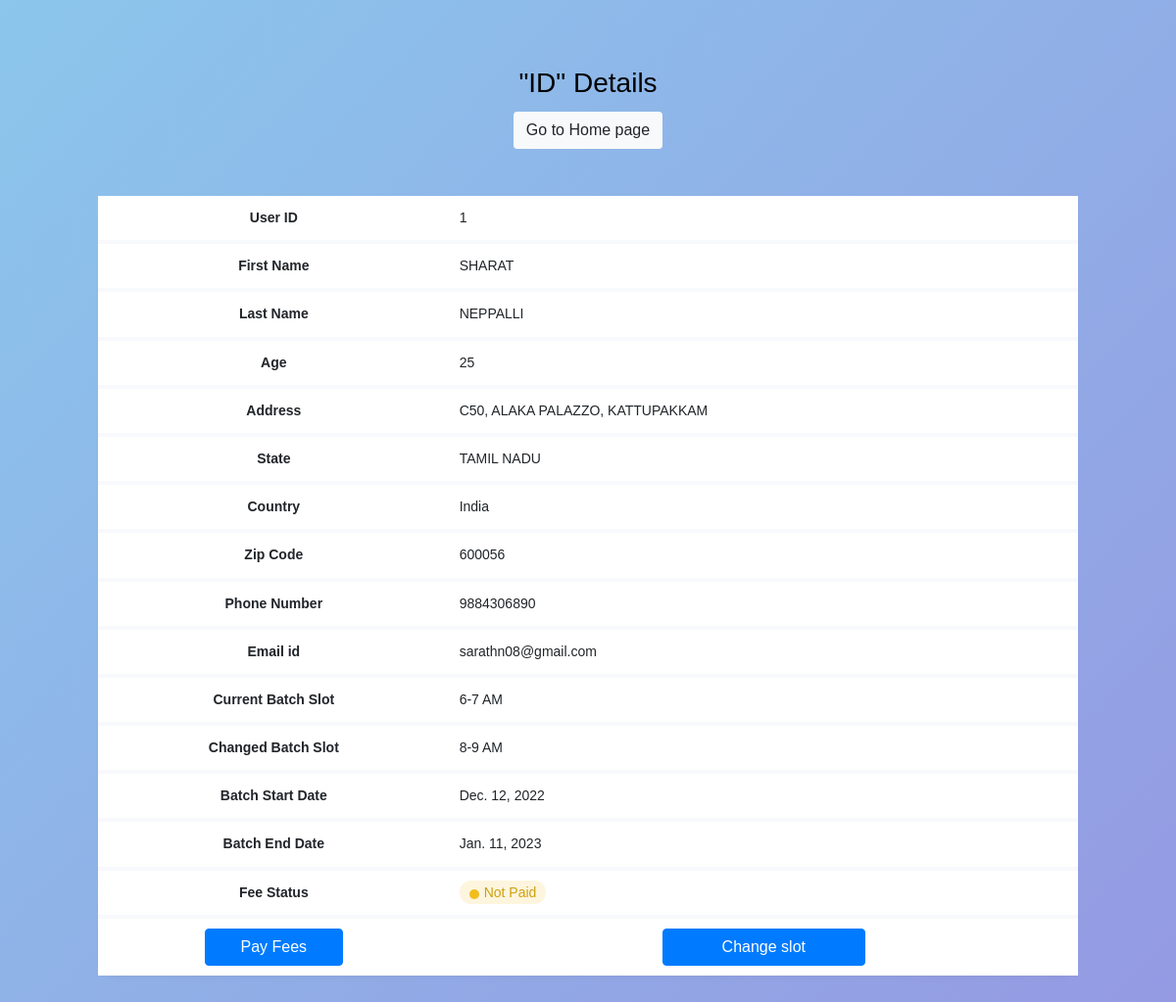
Page /search/display/ (signed in) on the earlier database version.
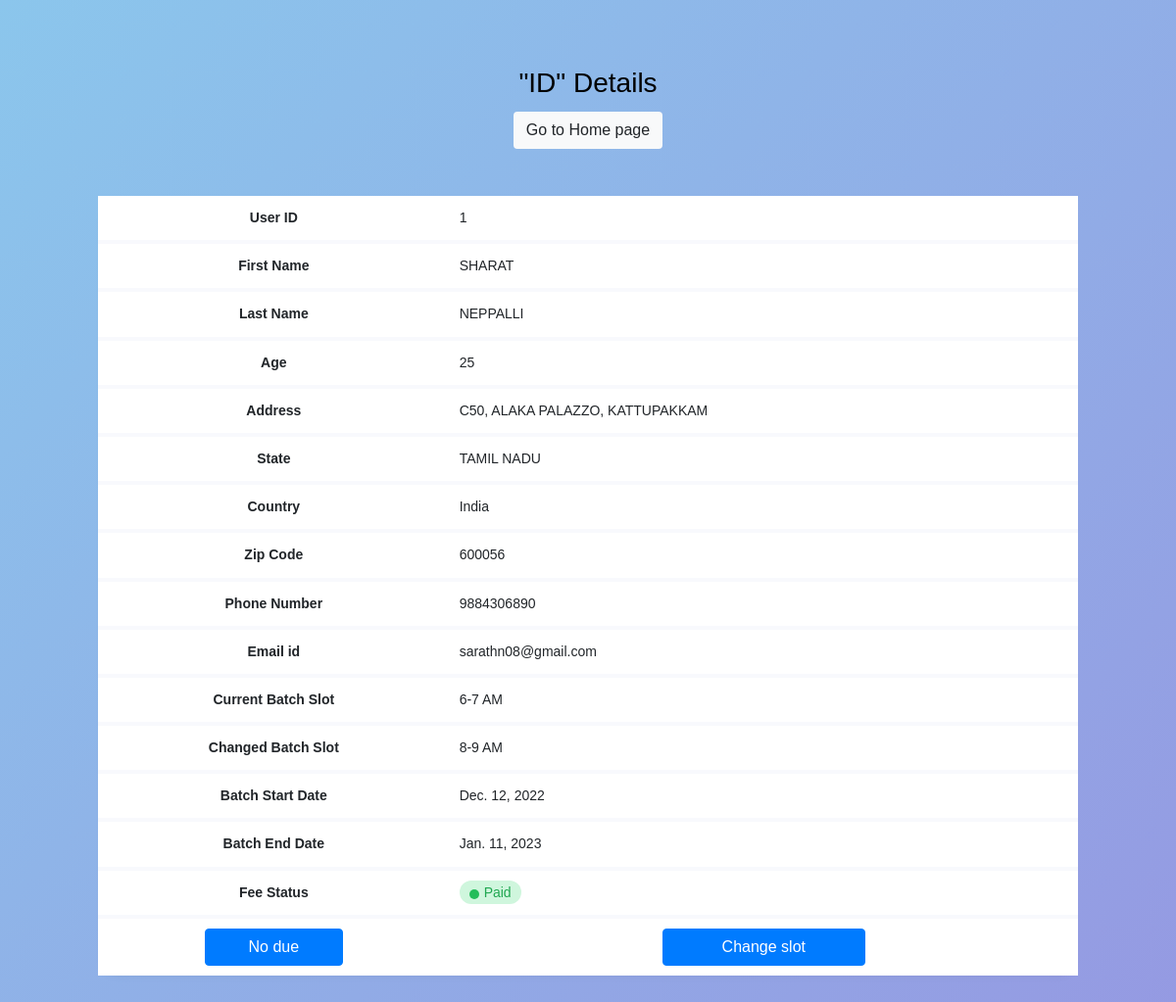
Same page on the later database version.
### members_bio/views.py (the view)
# urls.py: path('search/display/', views.display, name='display'),
def display(request, id=None):
    if request.method == 'POST':
        user_id = request.POST['user_id']
    else:
        user_id = request.session.get('_id')
    reload(user_id)
    member = Membersinfo.objects.values().get(id=int(user_id))
    return render(request, 'yoga_app/detail.html', context={'details': member})

### members_bio/views.py (called while the page is built, shortened)
def reload(user_id):
    member = Membersinfo.objects.get(id=int(user_id))
    if member.fee_status == 'Unpaid' and (datetime.now().date()).isoformat() > member.batch_end_date:
        member.delete()
        return
    return

### templates/yoga_app/detail.html (shortened to what this page needs)
{% load static %}
<!doctype html>
<html lang="en">
<head>
	<link rel="stylesheet" href="https://stackpath.bootstrapcdn.com/font-awesome/4.7.0/css/font-awesome.min.css">
	<link rel="stylesheet" href="https://cdn.jsdelivr.net/npm/bootstrap@4.3.1/dist/css/bootstrap.min.css"
>
	<link rel="stylesheet" href="{% static 'css/table_style.css' %}">
</head>
<body class="page-content">
	<section class="ftco-section">
		<div class="container">
			<div class="row justify-content-center">
				<div class="col-md-6 text-center mb-5">
					<h2 class="heading-section">"ID" Details</h2>
					<p class="mb-0"><a href="{% url 'home' %}" class="btn pill bg-light btn-outline-white">Go to Home
							page</a>
					</p>
				</div>
			</div>
			<div class="row align-items-center">
				<div class="col-md-12">
					{% if details %}
					<table class="table justify-content-center">
						<tbody>
							<tr>
								<th>User ID</th>
								<td>{{details.id}}</td>
							</tr>
							<tr>
								<th>First Name</th>
								<td>{{details.firstname}}</td>
							</tr>
							<tr>
								<th>Last Name</th>
								<td>{{details.lastname}}</td>
							</tr>
							<tr>
								<th>Age</th>
								<td>{{details.age}}</td>
							</tr>
							<tr>
								<th>Address</th>
								<td>{{details.street}}</td>
							</tr>
							<tr>
								<th>State</th>
								<td>{{details.state}}</td>
							</tr>
							<tr>
								<th>Country</th>
								<td>{{details.country}}</td>
							</tr>
							<tr>
								<th>Zip Code</th>
								<td>{{details.zip}}</td>
							</tr>
							<tr>
								<th>Phone Number</th>
								<td>{{details.phone}}</td>
							</tr>
							<tr>
								<th>Email id</th>
								<td>{{details.email}}</td>
							</tr>
							<tr>
								<th>Current Batch Slot</th>
								<td>{{details.current_batch_slot}}</td>
							</tr>
							{% if details.batch_change %}
							<tr>
								<th>Changed Batch Slot</th>
								<td>{{details.batch_change}}</td>
							</tr>
							{%endif%}
							<tr>
								<th>Batch Start Date</th>
								<td>{{details.batch_start_date}}</td>
							</tr>
							<tr>
								<th>Batch End Date</th>
								<td>{{details.batch_end_date}}</td>
							<tr>
								<th>Fee Status</th>
								{% if details.fee_status == 'paid' %}
								<td class="status"><span class="active">Paid</span></td>
								{%else%}
								<td class="status"><span class="waiting">Not Paid</span></td>
								{%endif%}
							</tr>
							<tr>
								{% if details.fee_status == 'unpaid' %}
								<td class="text-center align-middle">
									<a href="{% url 'payment' details.id %}" class="col-md-5 btn btn-primary"
										style="color: white;"> Pay Fees </a>
								</td>
								{%else%}
								<td class="text-center align-middle">
									<a href="{% url 'payment' details.id %}" class="col-md-5 btn btn-primary"
										style="color: white; pointer-events: none;"> No due </a>
								</td>
								{%endif%}
								<td class="text-center align-middle">
									<a href="{% url 'slot' details.id %}" class="col-md-4 btn btn-primary"
										style="color: white;">
										Change slot
									</a>
								</td>
						</tbody>
					</table>
					{%else%}
					<h1 class="justify-content-center bg-alert">No User found:(</h1>
					{%endif%}
				</div>
			</div>
		</div>
	</section>
</body>
</html>

Differences in the rows shown:
changed Membersinfo "SHARAT": fee_status "unpaid" → "paid" (drawn)
Other differences:
text no longer shown: "Not Paid Pay Fees"
text now shown: "Paid No due"
